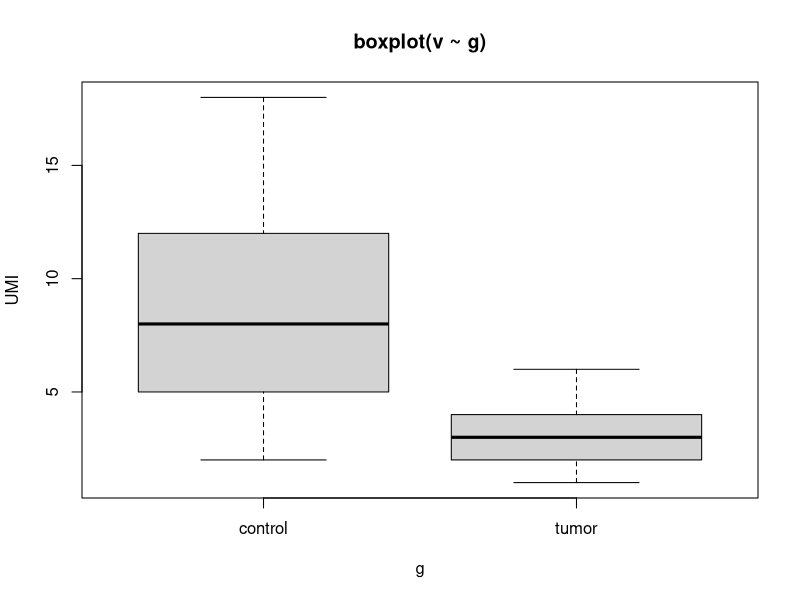

This chart was generated by the following R code:
png("box_plot.png", width = 900, height = 600)

v <- c(2, 5, 8, 12, 18, 1, 2, 3, 4, 6)              # UMI, 10 spots
g <- rep(c("control", "tumor"), each = 5)           # 5 + 5

boxplot(v ~ g, main = "boxplot(v ~ g)", ylab = "UMI")

dev.off()
